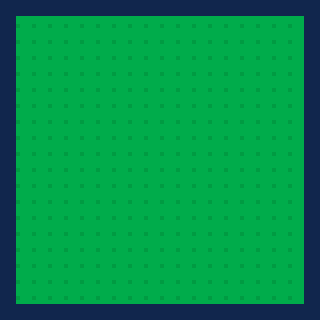

This game map was drawn from its Tiled (.tmx) file and the tilesets committed beside it. A one-line description and the full map source follow:
An orthogonal 20x20 tile map with 16x16 px tiles, 1 tile layer (Tile Layer 1).

<map version="1.10" tiledversion="1.12.2-2-geb83ddb9" orientation="orthogonal" renderorder="left-up" width="20" height="20" tilewidth="16" tileheight="16" infinite="0" nextlayerid="2" nextobjectid="1">
 <tileset firstgid="1" source="bombermantiles.tsx" />
 <layer id="1" name="Tile Layer 1" width="20" height="20">
  <data encoding="csv">
75,75,75,75,75,75,75,75,75,75,75,75,75,75,75,75,75,75,75,75,
75,151,151,151,151,151,151,151,151,151,151,151,151,151,151,151,151,151,151,75,
75,151,151,151,151,151,151,151,151,151,151,151,151,151,151,151,151,151,151,75,
75,151,151,151,151,151,151,151,151,151,151,151,151,151,151,151,151,151,151,75,
75,151,151,151,151,151,151,151,151,151,151,151,151,151,151,151,151,151,151,75,
75,151,151,151,151,151,151,151,151,151,151,151,151,151,151,151,151,151,151,75,
75,151,151,151,151,151,151,151,151,151,151,151,151,151,151,151,151,151,151,75,
75,151,151,151,151,151,151,151,151,151,151,151,151,151,151,151,151,151,151,75,
75,151,151,151,151,151,151,151,151,151,151,151,151,151,151,151,151,151,151,75,
75,151,151,151,151,151,151,151,151,151,151,151,151,151,151,151,151,151,151,75,
75,151,151,151,151,151,151,151,151,151,151,151,151,151,151,151,151,151,151,75,
75,151,151,151,151,151,151,151,151,151,151,151,151,151,151,151,151,151,151,75,
75,151,151,151,151,151,151,151,151,151,151,151,151,151,151,151,151,151,151,75,
75,151,151,151,151,151,151,151,151,151,151,151,151,151,151,151,151,151,151,75,
75,151,151,151,151,151,151,151,151,151,151,151,151,151,151,151,151,151,151,75,
75,151,151,151,151,151,151,151,151,151,151,151,151,151,151,151,151,151,151,75,
75,151,151,151,151,151,151,151,151,151,151,151,151,151,151,151,151,151,151,75,
75,151,151,151,151,151,151,151,151,151,151,151,151,151,151,151,151,151,151,75,
75,151,151,151,151,151,151,151,151,151,151,151,151,151,151,151,151,151,151,75,
75,75,75,75,75,75,75,75,75,75,75,75,75,75,75,75,75,75,75,75
</data>
 </layer>
</map>
